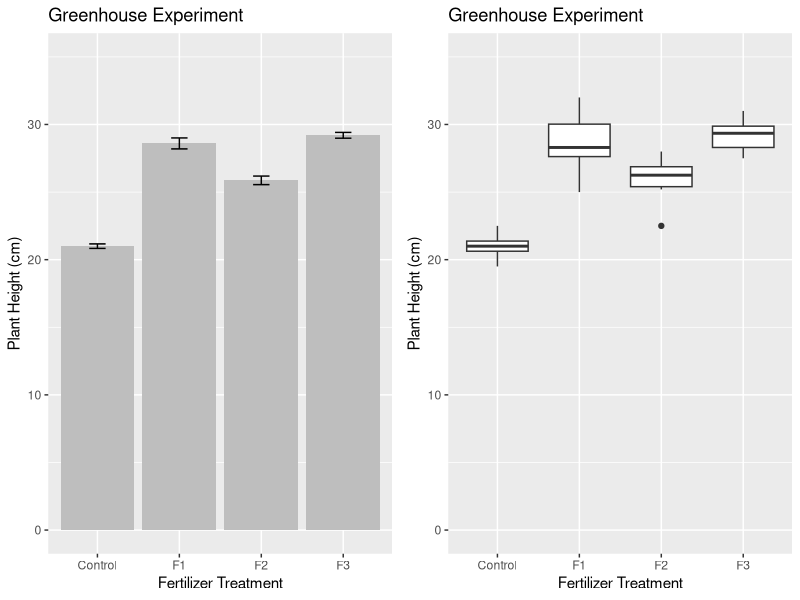
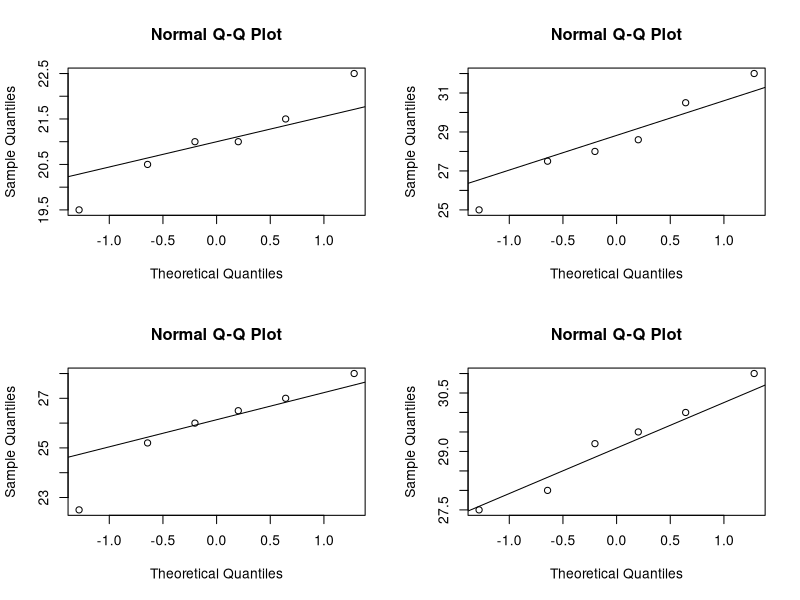
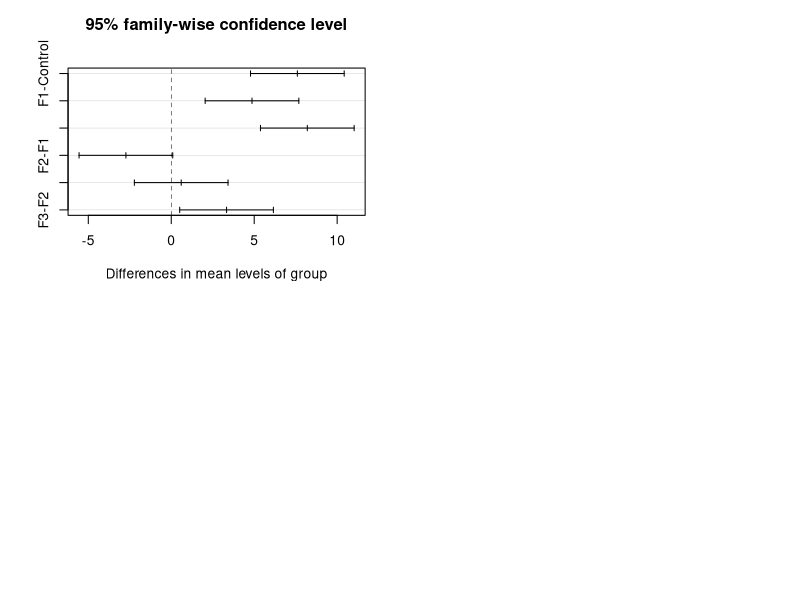

Here is the R script that generated these plots, in order: (Note: this script raises an error after producing the figures.)
## ---- chunk 1
library(tidyverse)
## ---- chunk 2
tmp <- tribble(
  ~Source, ~SS, ~df, ~MS, ~F,
  "SSR", "$\\sum{n_i(\\bar{Y}_{i.} - \\bar{Y}_{..})^2}$", "$k - 1$", "${SSR}/{(k - 1)}$", "${MSR}/{MSE}$", 
  "SSE", "$\\sum(Y_{ij} - \\bar{Y}_{i.})^2$", "$N - k$", "${SSE}/{(N - k)}$", "",
  "SST", "$\\sum(Y_{ij} - \\bar{Y}_{..})^2$", "$N - 1$", "", ""
)

tmp %>% 
  knitr::kable(tmp, format = "html", caption = "ANOVA Table") %>%
  kableExtra::kable_styling(full_width = TRUE) %>%
  kableExtra::row_spec(row = 0, align = "c") %>%
  kableExtra::footnote(
    general_title = "Note.",
    general = "Compare the *F*-statistic to the *F*-distribution with $k-1$ numerator degrees of freedom and $N-k$ denominator degrees of freedom",
   footnote_as_chunk = TRUE
    )
## ---- chunk 3
greenhouse <- tribble(
  ~group, ~growth,
"Control",      21,
"Control",      19.5,
"Control",      22.5,
"Control",      21.5,
"Control",      20.5,
"Control",      21,
"F1",      32,
"F1",      30.5,
"F1",      25,
"F1",      27.5,
"F1",      28,
"F1",      28.6,
"F2",      22.5,
"F2",      26,
"F2",      28,
"F2",      27,
"F2",      26.5,
'F2',      25.2,
"F3",      28,
"F3",      27.5,
"F3",      31,
"F3",      29.5,
"F3",      30,
"F3",      29.2
) %>%
  mutate(group = factor(group))
skimr::skim(greenhouse)
## ---- chunk 4
library(ggplot2)
library(gridExtra)

p1 <- greenhouse %>%
  group_by(group) %>%
  summarize(mean_growth = mean(growth),
            se = sd(growth) / n()) %>%
  ggplot(aes(x = group, y = mean_growth)) + 
  geom_col(fill = "grey") +
  geom_errorbar(aes(ymin = mean_growth - se, ymax = mean_growth + se, width = .2)) +
  labs(title = "Greenhouse Experiment",
       x = "Fertilizer Treatment",
       y = "Plant Height (cm)") +
  scale_y_continuous(limits = c(0, 35))

p2<-ggplot(data = greenhouse, aes(x = group, y = growth)) +
  geom_boxplot() +
  labs(title = "Greenhouse Experiment",
       x = "Fertilizer Treatment",
       y = "Plant Height (cm)") +
  scale_y_continuous(limits = c(0, 35))

grid.arrange(p1, p2, ncol = 2)
## ---- chunk 5
greenhouse.aov <- aov(growth ~ group, data = greenhouse)
anova(greenhouse.aov)
## ---- chunk 6
par(mfrow = c(2, 2))
split(greenhouse$growth, f = greenhouse$group) %>% sapply(function(x) {qqnorm(x); qqline(x)})
## ---- chunk 7
greenhouse %>% group_by(group) %>% summarize(sd = sd(growth))
## ---- chunk 8
bartlett.test(growth ~ group, data = greenhouse)
## ---- chunk 9
plot(TukeyHSD(greenhouse.aov))
## ---- chunk 10
library(MASS)
boxcox(greenhouse.aov, plotit = TRUE)
## ---- chunk 11
pig <- read.delim(file = "input/pig_weight.txt", header = TRUE, sep = ",")
pig <- pig %>%
  gather(key = diet, value = weight) %>%
  mutate(diet = factor(diet))

glimpse(pig)

ggplot(data = pig, aes(x = diet, y = weight)) +
  geom_boxplot()
## ---- chunk 12
layout(rbind(c(1, 2), c(3, 4)))
qqnorm(pig[pig$diet == "Feed.1",]$weight)
qqline(pig[pig$diet == "Feed.1",]$weight)
qqnorm(pig[pig$diet == "Feed.2",]$weight)
qqline(pig[pig$diet == "Feed.2",]$weight)
qqnorm(pig[pig$diet == "Feed.3",]$weight)
qqline(pig[pig$diet == "Feed.3",]$weight)
qqnorm(pig[pig$diet == "Feed.4",]$weight)
qqline(pig[pig$diet == "Feed.4",]$weight)
## ---- chunk 13
bartlett.test(weight ~ diet, data = pig)
## ---- chunk 14
summary(pig.aov <- aov(weight ~ diet, data = pig))
## ---- chunk 15
TukeyHSD(pig.aov)
plot(TukeyHSD(pig.aov))
## ---- chunk 16
library(dplyr)
library(ggplot2)
library(nortest)  # for Anderson-Darling test
library(stats)  # for anova

smoker <- c(1, 1, 1, 1, 1, 1, 1, 1, 1, 
            2, 2, 2, 2, 2, 2, 2, 2, 2, 
            3, 3, 3, 3, 3, 3, 3, 3, 3)
stress <- c(1, 1, 1, 2, 2, 2, 3, 3, 3,
            1, 1, 1, 2, 2, 2, 3, 3, 3,
            1, 1, 1, 2, 2, 2, 3, 3, 3)
oxytime <- c(12.8, 13.5, 11.2, 16.2, 18.1, 17.8, 22.6, 19.3, 18.9,
             10.9, 11.1, 9.8, 15.5, 13.8, 16.2, 20.1, 21.0, 15.9,
             8.7, 9.2, 7.5, 14.7, 13.2, 8.1, 16.2, 16.1, 17.8)
oxy <- data.frame(oxytime, smoker, stress)
oxy$smoker <- ordered(oxy$smoker,
                      levels = c(1, 2, 3),
                      labels = c("non-smoker", "moderate", "heavy"))
oxy$stress <- factor(oxy$stress,
                     labels = c("bicycle", "treadmill", "steps"))

lm_oxy <- lm(oxytime~smoker+stress+smoker*stress, data = oxy)
anova(lm_oxy)
